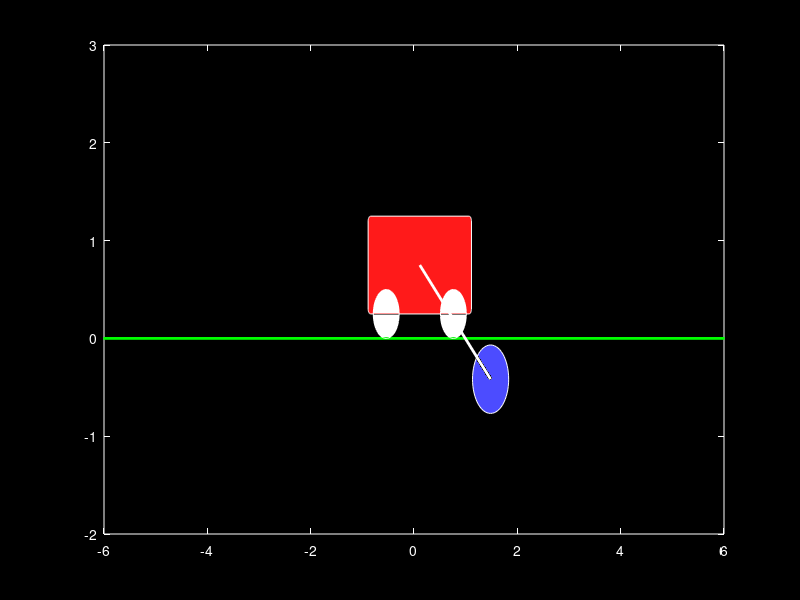

Recreate this plot in MATLAB.
function abc()
pkg load control;
  
podatki=[10,20,1.5,9.8];
m=podatki(1);
M=podatki(2);
l=podatki(3);
g=podatki(4);

g=g*-1;
   
korak = 0.01;
cas = 10;
tspan = 0:korak:cas;
korakov = cas/korak;

%ZAČETNO STANJE
Y0 = [0; 0; 1.4; 0];
Y = zeros(length(Y0), length(tspan));
Y(:,1)=Y0;
K=[0 0 0 0];

funkcijaa = @(t,x,u) [ x(2); (u+m*l*(sin(x(3))*x(4)^2 ) - m*g*cos(x(3))*sin(x(3)) )/(M+m-m*cos(x(3))^2) ;x(4); (u*cos(x(3))-(M+m)*g*sin(x(3)) + m*l*(cos(x(3))*sin(x(3)) )*x(4)*x(4) )/(m*l*cos(x(3))^2 - (M+m)*l ) ];

for k=2:length(tspan)
   
   %u = -K * Y(:,k-1);
   u = 0;
  
   k1 = korak * funkcijaa(tspan(k), Y(:,k-1), u);
   k2 = korak * funkcijaa(tspan(k) + korak/2, Y(:,k-1) + k1/2, u);
   k3 = korak * funkcijaa(tspan(k) + korak/2, Y(:,k-1) + k2/2, u);
   k4 = korak * funkcijaa(tspan(k) + korak, Y(:,k-1) + k3, u);
   Y(:,k) = Y(:,k-1) + (1/6)*( k1 + 2*k2 + 2*k3 + k4);
   
endfor

%%{
  plot(tspan, Y(1,:) ,'r;pozicijax;' )
  hold on
  plot(tspan, Y(2,:), 'g;hitrost;')
  hold on
  plot(tspan, Y(3,:), 'b;odklon utezi;')
  hold on
  plot(tspan, Y(4,:), 'k;kotna hitrost;')
%}
  
%%{  
for i=1:10:length(Y)
  %
  vektor = Y(:,i);
  x = vektor(1);
  th = vektor(3);
  th = th;
  
  %ali
  %th =vektor(3); 
  
  %th=mod(-th+pi, 2*pi);
  
  W = 1*sqrt(M/5);  % cart width
  H = .5*sqrt(M/5); % cart height
  wr = .5; % wheel radius
  mr = .5*sqrt(m); % mass radius

  W=2;
  H=1;
  wr=0.5;
  mr=0.7;
  
  % positions
  % y = wr/2; % cart vertical position
  y = wr/2+H/2; % cart vertical position
  w1x = x-.9*W/2;
  w1y = 0;
  w2x = x+.9*W/2-wr;
  w2y = 0;

  l=1.8;
  
  px = x + l*sin(th);
  py = y - l*cos(th);

  plot([-10 10],[0 0],'g','LineWidth',2)
  hold on
  rectangle('Position',[x-W/2,y-H/2,W,H],'Curvature',.1,'FaceColor',[1 0.1 0.1],'EdgeColor',[1 1 1])
  rectangle('Position',[w1x,w1y,wr,wr],'Curvature',1,'FaceColor',[1 1 1],'EdgeColor',[1 1 1])
  rectangle('Position',[w2x,w2y,wr,wr],'Curvature',1,'FaceColor',[1 1 1],'EdgeColor',[1 1 1])

  plot([x px],[y py],'w','LineWidth',2)
  rectangle('Position',[px-mr/2,py-mr/2,mr,mr],'Curvature',1,'FaceColor',[.3 0.3 1],'EdgeColor',[1 1 1])

  % set(gca,'YTick',[])
  % set(gca,'XTick',[])
  xlim([-6 6]);
  ylim([-2 3]);
  set(gca,'Color','k','XColor','w','YColor','w')
  set(gcf,'Position',[10 900 800 400])
  set(gcf,'Color','k')
  set(gcf,'InvertHardcopy','off')   

  % box off
  drawnow
  hold off
  
  if i==1
    pause(1)
  endif

endfor
%}

endfunction